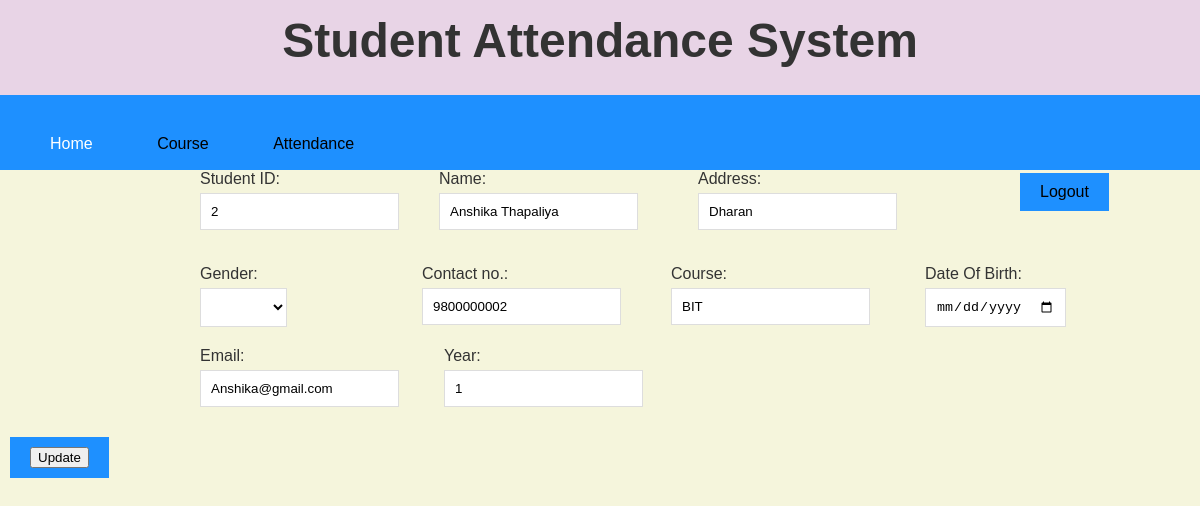
Screenshot of /update-register/31/ with the database file from the repository.
### app/models.py (models this page shows, shortened)
class Register_User(models.Model):
    student_id = models.IntegerField()
    name = models.CharField(max_length=100)
    address = models.CharField(max_length=100)
    gender = models.CharField(max_length=10)
    contact_no = models.CharField(max_length=20)
    course = models.CharField(max_length=100)
    date_of_birth = models.DateField()
    email = models.EmailField()
    year = models.IntegerField()

### app/views.py (the view, shortened to what this page needs)
# urls.py: path('update-register/<int:id>/' , update_register, name="update_register"),
def update_register(request, id):
    queryset = Register_User.objects.get(id = id)
    context = {'register': queryset}
    return render(request, 'update.html', context)

### app/templates/update.html (shortened to what this page needs)
<!DOCTYPE html>
<html lang="en">
<head>
    {% load static %}
  <link rel="stylesheet" href="{% static '/Register.css/'%}">
</head>
<body>
    <div>
        <h1 id="h1">Student Attendance System</h1>
      </div>
      <div class="container1">
        <div>
        <button class="b33">Home</button>
        <button class="b3">Course</button>
        <button class="b3">Attendance</button>
        <button class="b4">Logout</button>
        </div>
        </div>
      <div>
        <form method="POST">
          <div id="form1">
            <div class="form-group">
              <label for="student-id">Student ID:</label>
              <input name="student_id" value="{{register.student_id}}" type="text" id="student-id" required>
            </div>
            <div class="f1">
              <label for="name">Name:</label>
              <input name="name" value="{{register.name}}" type="text" id="name" required>
            </div>
            <div class="f3">
              <label for="address">Address:</label>
              <input name="address" value="{{register.address}}" type="text" id="address" required>
            </div>
          </div>
          <div id="form2">
            <div class="f4">
              <label for="gender">Gender:</label>
              <select name="gender" value="{{register.gender}}" id="gender" required>
                <option value=""></option>
                <option value="male">Male</option>
              </select>
            </div>
            <div class="f5">
              <label for="contact-no">Contact no.:</label>
              <input name="contact_no" value="{{register.contact_no}}" type="tel" id="contact-no" required>
            </div>
            <div class="f6">
              <label for="course">Course:</label>
              <input name="course" value="{{register.course}}" type="text" id="course" required>
            </div>
            <div class="f7">
              <label for="date-of-birth">Date Of Birth:</label>
              <input name="date_of_birth" value="{{register.date_of_birth}}" type="date" id="date-of-birth" required>
            </div>
          </div>
          <div id="form3">
            <div class="f8">
              <label for="email">Email:</label>
              <input name="email" value="{{register.email}}" type="email" id="email" required>
            </div>
            <div class="f9">
              <label for="year">Year:</label>
              <input name="year" value="{{register.year}}" type="number" id="year" required>
            </div>
          </div>
        <div class="button">
          <button class="btn333" type="submit" value="save"> Update</button>
        </div>
        </form>
    </div>
</body>
</html>
</body>
</html>

### app/static/Register.css (style rules this page uses)
body { margin: 0; padding: 0; background-color: #f2f2f2; color: #333; font-family: Arial, sans-serif; }
body { background-color:beige; }
#h1 { margin-top: -7px; padding-top: 20px; background-color: rgb(232, 212, 230); text-align: center; font-size: 3em; height: 100px; width: 1030; }
.container1 { background-color: #1e90ff; display: flex; flex-direction: column; padding: 20px; margin-top: -50px; height: 35px; }
.b33 { color:black; background-color: #1e90ff; border: none; color: white; padding: 10px 20px; text-align: center; font-size: 16px; margin: 10px; cursor: pointer; }
.b3 { background-color: #1e90ff; border: none; color:black; padding: 10px 20px; text-align: center; font-size: 16px; margin: 10px; cursor: pointer; }
.b4 { background-color: #1e90ff; border: none; color: black; padding: 10px 20px; text-align: center; display: inline-block; font-size: 16px; margin-left: 1000px; cursor: pointer; }
#form1 { display: flex; padding-left: 200px; }
#form2 { display: flex; padding-left: 200px; margin-top: 20px; }
#form3 { display: flex; padding-left: 200px; margin-top: 20px; }
.form-group { margin-bottom: 15px; }
.f1 { padding-left: 40px; }
.f3 { padding-left: 60px; }
.f5 { padding-left: 135px; }
.f6 { padding-left: 50px; }
.f7 { padding-left: 55px; }
.f9 { padding-left: 45px; }
label { display: block; margin-bottom: 5px; }
input[type="text"], input[type="tel"], input[type="email"], input[type="date"], input[type="number"] { background-color: #fff; border: 1px solid #ddd; padding: 10px; width: 100%; box-sizing: border-box; }
select { background-color: #fff; border: 1px solid #ddd; padding: 10px; width: 100%; box-sizing: border-box; }
.button { background-color: #1e90ff; color: #fff; border: none; padding: 10px 20px; text-align: center; display: inline-block; font-size: 16px; margin: 10px; cursor: pointer; margin-top: 30px; }
button[type="submit"] { align-self: flex-end; }

### rows the page displays
Register_User: student_id "2", name "Anshika Thapaliya", address "Dharan", contact_no "9800000002", course "BIT", email "Anshika@gmail.com", year "1"
